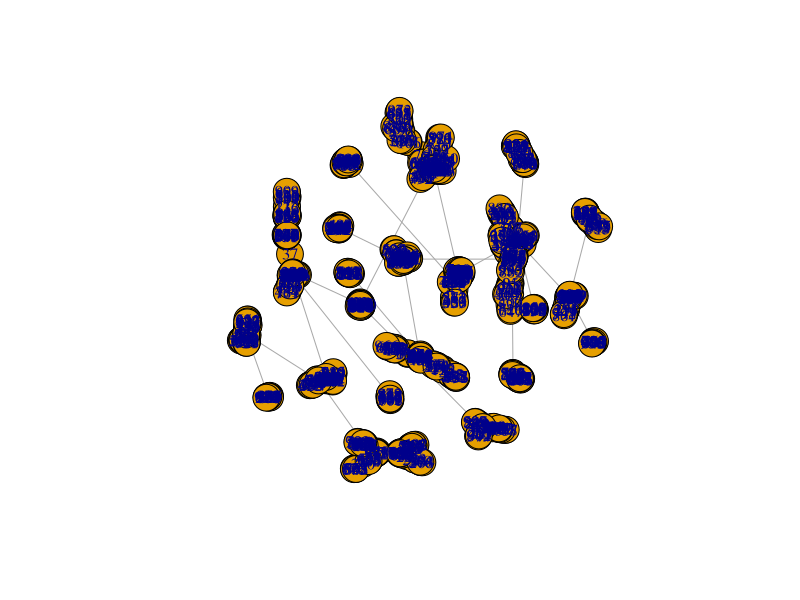

Reproduce this figure in R.
library(igraph)
#decompose the graph into separate components with
g <- barabasi.game(1000,directed=FALSE)
graphs <- decompose.graph(g)
#assign some vertex ids as vertex attributes so that one can keep track of which vertex #is n which component
V(g)$label <- seq(vcount(g))
#plot the largest component--GCC
largest <- which.max(sapply(graphs, vcount))
plot(graphs[[largest]])
